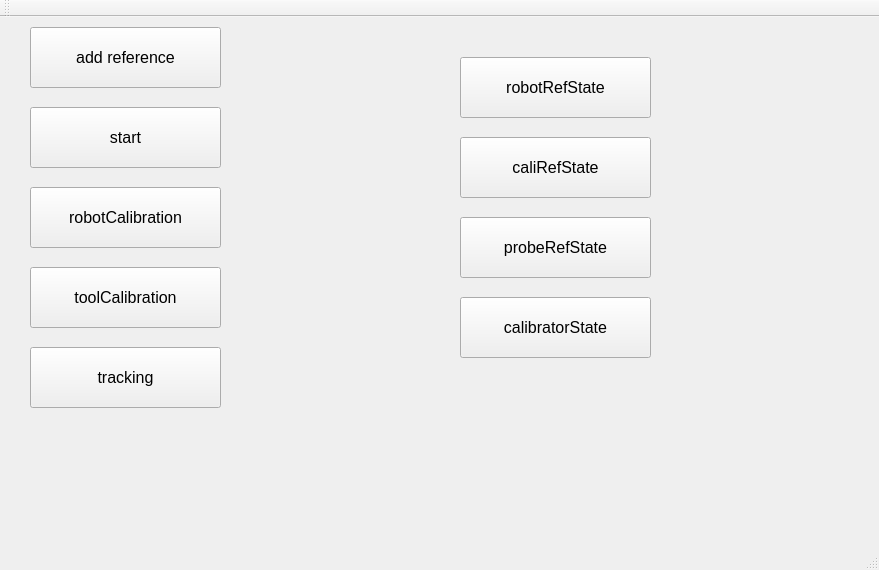
<?xml version="1.0" encoding="UTF-8"?>
<ui version="4.0">
 <class>RobotCalibrationClass</class>
 <widget class="QMainWindow" name="RobotCalibrationClass">
  <property name="geometry">
   <rect>
    <x>0</x>
    <y>0</y>
    <width>879</width>
    <height>570</height>
   </rect>
  </property>
  <property name="windowTitle">
   <string>RobotCalibration</string>
  </property>
  <widget class="QWidget" name="centralWidget">
   <widget class="QPushButton" name="addRefButton">
    <property name="geometry">
     <rect>
      <x>30</x>
      <y>10</y>
      <width>191</width>
      <height>61</height>
     </rect>
    </property>
    <property name="font">
     <font>
      <pointsize>12</pointsize>
     </font>
    </property>
    <property name="text">
     <string>add reference</string>
    </property>
   </widget>
   <widget class="QPushButton" name="startButton">
    <property name="geometry">
     <rect>
      <x>30</x>
      <y>90</y>
      <width>191</width>
      <height>61</height>
     </rect>
    </property>
    <property name="font">
     <font>
      <pointsize>12</pointsize>
     </font>
    </property>
    <property name="text">
     <string>start</string>
    </property>
   </widget>
   <widget class="QPushButton" name="robotCalibrationButton">
    <property name="geometry">
     <rect>
      <x>30</x>
      <y>170</y>
      <width>191</width>
      <height>61</height>
     </rect>
    </property>
    <property name="font">
     <font>
      <pointsize>12</pointsize>
     </font>
    </property>
    <property name="text">
     <string>robotCalibration</string>
    </property>
   </widget>
   <widget class="QPushButton" name="trackButton">
    <property name="geometry">
     <rect>
      <x>30</x>
      <y>330</y>
      <width>191</width>
      <height>61</height>
     </rect>
    </property>
    <property name="font">
     <font>
      <pointsize>12</pointsize>
     </font>
    </property>
    <property name="text">
     <string>tracking</string>
    </property>
   </widget>
   <widget class="QPushButton" name="caliButton">
    <property name="geometry">
     <rect>
      <x>460</x>
      <y>120</y>
      <width>191</width>
      <height>61</height>
     </rect>
    </property>
    <property name="font">
     <font>
      <pointsize>12</pointsize>
     </font>
    </property>
    <property name="text">
     <string>caliRefState</string>
    </property>
   </widget>
   <widget class="QPushButton" name="probeButton">
    <property name="geometry">
     <rect>
      <x>460</x>
      <y>200</y>
      <width>191</width>
      <height>61</height>
     </rect>
    </property>
    <property name="font">
     <font>
      <pointsize>12</pointsize>
     </font>
    </property>
    <property name="text">
     <string>probeRefState</string>
    </property>
   </widget>
   <widget class="QPushButton" name="robotButton">
    <property name="geometry">
     <rect>
      <x>460</x>
      <y>40</y>
      <width>191</width>
      <height>61</height>
     </rect>
    </property>
    <property name="font">
     <font>
      <pointsize>12</pointsize>
     </font>
    </property>
    <property name="text">
     <string>robotRefState</string>
    </property>
   </widget>
   <widget class="QPushButton" name="toolCalibrationButton">
    <property name="geometry">
     <rect>
      <x>30</x>
      <y>250</y>
      <width>191</width>
      <height>61</height>
     </rect>
    </property>
    <property name="font">
     <font>
      <pointsize>12</pointsize>
     </font>
    </property>
    <property name="text">
     <string>toolCalibration</string>
    </property>
   </widget>
   <widget class="QPushButton" name="calibratorButton">
    <property name="geometry">
     <rect>
      <x>460</x>
      <y>280</y>
      <width>191</width>
      <height>61</height>
     </rect>
    </property>
    <property name="font">
     <font>
      <pointsize>12</pointsize>
     </font>
    </property>
    <property name="text">
     <string>calibratorState</string>
    </property>
   </widget>
  </widget>
  <widget class="QMenuBar" name="menuBar">
   <property name="geometry">
    <rect>
     <x>0</x>
     <y>0</y>
     <width>879</width>
     <height>26</height>
    </rect>
   </property>
  </widget>
  <widget class="QToolBar" name="mainToolBar">
   <attribute name="toolBarArea">
    <enum>TopToolBarArea</enum>
   </attribute>
   <attribute name="toolBarBreak">
    <bool>false</bool>
   </attribute>
  </widget>
  <widget class="QStatusBar" name="statusBar"/>
 </widget>
 <layoutdefault spacing="6" margin="11"/>
 <resources>
  <include location="RobotCalibration.qrc"/>
 </resources>
 <connections/>
</ui>
